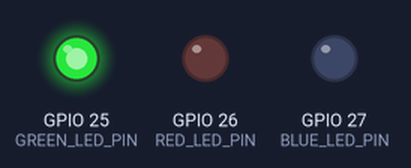
Simulated run of this sketch. Board: ESP32. Parts: output pins drawn as LEDs (lit = HIGH). What the sketch prints to the serial monitor is not drawn.

Above: at 1.2 s.
At 1.7 s:
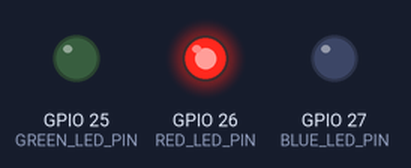
At 3.7 s:
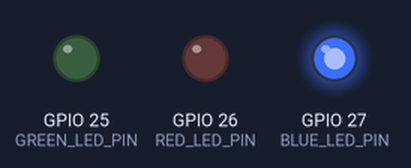
Timing chart, 0 to 4.5 s (numbered marks = the images above):
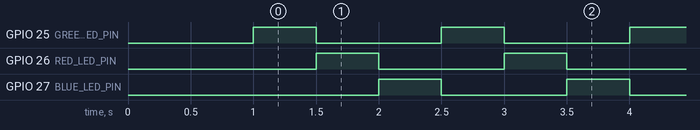

The sketch:

Week1LEDTest.ino
```cpp
/*
 * Week 1 – LED Test
 * Tests the three feedback LEDs on the breadboard
 * Green = GPIO 25, Red = GPIO 26, Blue = GPIO 27
 * Each LED should light up in turn for 0.5 seconds
 */

#define GREEN_LED_PIN 25
#define RED_LED_PIN   26
#define BLUE_LED_PIN  27

void setup() {
  pinMode(GREEN_LED_PIN, OUTPUT);
  pinMode(RED_LED_PIN, OUTPUT);
  pinMode(BLUE_LED_PIN, OUTPUT);
  Serial.begin(115200);
  delay(1000);
  Serial.println("ASD Sensory Device – LED Test");
}

void loop() {
  digitalWrite(GREEN_LED_PIN, HIGH);
  Serial.println("Green ON");
  delay(500);
  digitalWrite(GREEN_LED_PIN, LOW);

  digitalWrite(RED_LED_PIN, HIGH);
  Serial.println("Red ON");
  delay(500);
  digitalWrite(RED_LED_PIN, LOW);

  digitalWrite(BLUE_LED_PIN, HIGH);
  Serial.println("Blue ON");
  delay(500);
  digitalWrite(BLUE_LED_PIN, LOW);
}
```

Measured:
- by itself, GPIO 25 (GREEN_LED_PIN), GPIO 26 (RED_LED_PIN), GPIO 27 (BLUE_LED_PIN): alternates HIGH for 0.50 s and LOW for 1.0 s
- by itself, everything shown: repeats every 1.5 s, in 4 steps
